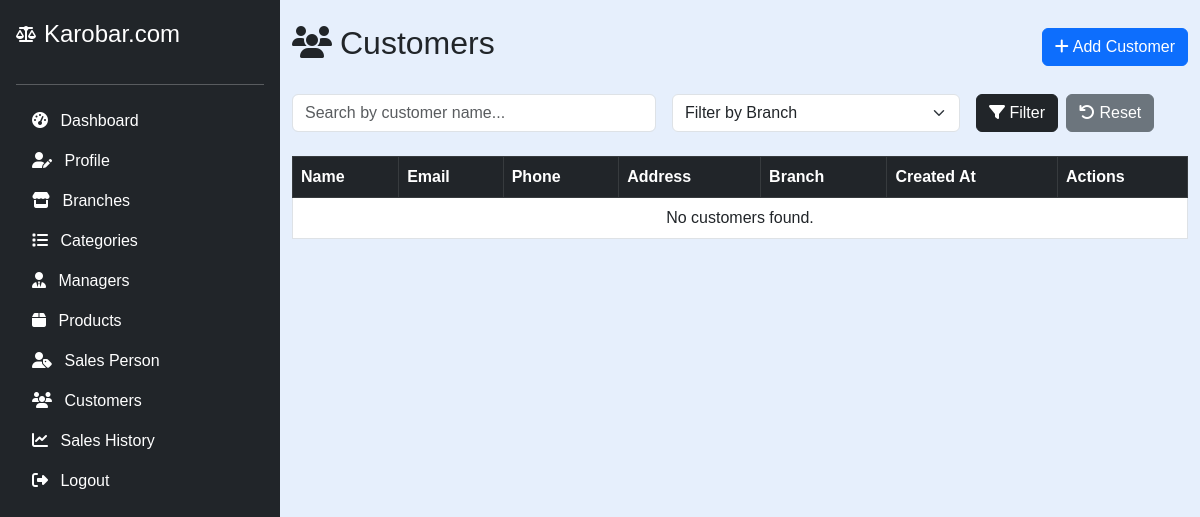
Before: /owner/customers.php (signed in) with the older database file.
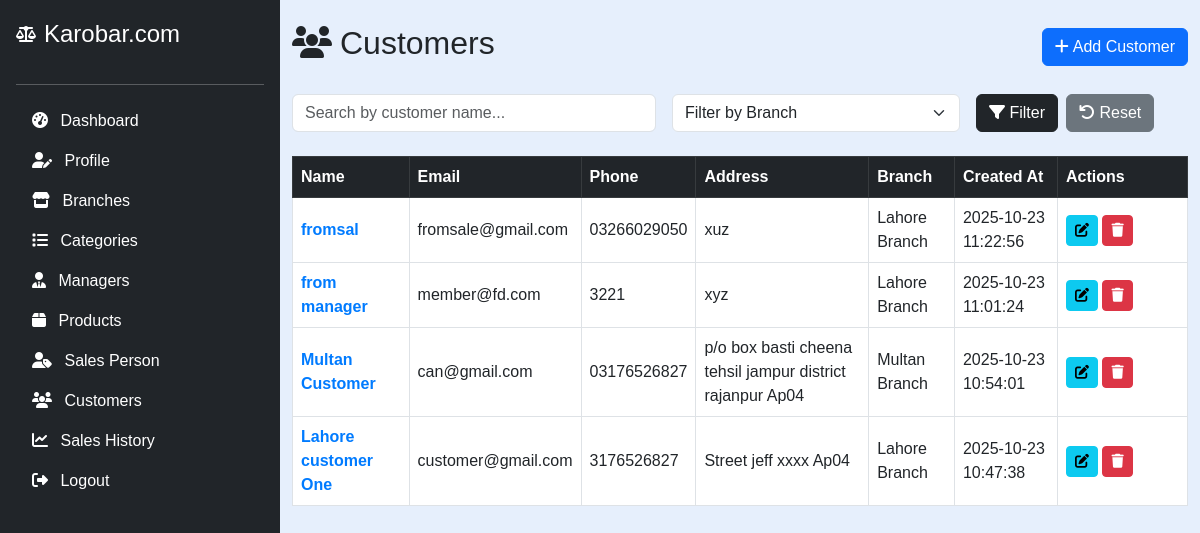
After: the same page with the newer database file.
### tables this page shows
CREATE TABLE `customers` (
  `id` int(11) NOT NULL,
  `name` varchar(100) NOT NULL,
  `email` varchar(100) NOT NULL,
  `phone_number` varchar(20) NOT NULL,
  `address` varchar(255) NOT NULL,
  `branch_id` int(11) DEFAULT NULL,
  `created_at` datetime DEFAULT current_timestamp()
);

CREATE TABLE `branches` (
  `id` int(11) NOT NULL,
  `owner_id` int(11) NOT NULL,
  `name` varchar(255) NOT NULL,
  `location` varchar(255) NOT NULL,
  `created_at` datetime DEFAULT current_timestamp()
);

### owner/customers.php (the view, shortened to what this page needs)
<?php
include('../config.php');
$owner_id = $_SESSION["id"];
$search_name = trim($_GET['search_name'] ?? '');
$sql = "
    SELECT c.id, c.name, c.email, c.phone_number, c.address, c.created_at, b.name AS branch_name, c.branch_id
    FROM customers c
    LEFT JOIN branches b ON c.branch_id = b.id
    WHERE b.owner_id = ?
";
$params = [$owner_id];
$types = "i";
$sql .= " ORDER BY c.created_at DESC";
$stmt = $conn->prepare($sql);
$stmt->bind_param($types, ...$params);
$stmt->execute();
$result = $stmt->get_result();
$customers = $result->fetch_all(MYSQLI_ASSOC);
?>
<!DOCTYPE html>
<html lang="en">
<head>
    <link href="https://cdn.jsdelivr.net/npm/bootstrap@5.3.0/dist/css/bootstrap.min.css" rel="stylesheet" />
    <link href="https://cdnjs.cloudflare.com/ajax/libs/font-awesome/6.4.0/css/all.min.css" rel="stylesheet" />
</head>
<body>
<?php include('sidebar.php'); ?>
<div class="container py-4">
    <div class="d-flex justify-content-between align-items-center mb-4">
        <h2><i class="fas fa-users me-2"></i>Customers</h2>
        <button class="btn btn-primary" data-bs-toggle="modal" data-bs-target="#customerModal" onclick="openCreateModal()">
            <i class="fas fa-plus me-1"></i>Add Customer
        </button>
    </div>
    <form class="row g-3 mb-4" method="get">
        <div class="col-md-5">
            <input type="text" name="search_name" class="form-control" placeholder="Search by customer name..." value="<?= htmlspecialchars($search_name) ?>">
        </div>
        <div class="col-md-4">
            <select name="branch_id" class="form-select">
                <option value="0">Filter by Branch</option>
            </select>
        </div>
        <div class="col-md-3 d-flex">
            <button type="submit" class="btn btn-dark me-2"><i class="fas fa-filter"></i> Filter</button>
            <a href="customers.php" class="btn btn-secondary"><i class="fas fa-undo"></i> Reset</a>
        </div>
    </form>
    <table class="table table-bordered table-hover align-middle">
        <thead class="table-dark">
            <tr>
                <th>Name</th>
                <th>Email</th>
                <th>Phone</th>
                <th>Address</th>
                <th>Branch</th>
                <th>Created At</th>
                <th style="width: 130px;">Actions</th>
            </tr>
        </thead>
        <tbody id="customersTableBody">
            <?php if (count($customers) === 0): ?>
                <tr><td colspan="7" class="text-center">No customers found.</td></tr>
            <?php else: ?>
                <?php foreach ($customers as $c): ?>
                    <tr data-id="<?= $c['id'] ?>">
                        <td class="cust-name">
                            <a href="owner_customer_khata.php?customer_id=<?= $c['id'] ?>" class="customer-name-link">
                                <?= htmlspecialchars($c['name']) ?>
                            </a>
                        </td>
                        <td class="cust-email"><?= htmlspecialchars($c['email']) ?></td>
                        <td class="cust-phone"><?= htmlspecialchars($c['phone_number']) ?></td>
                        <td class="cust-address"><?= htmlspecialchars($c['address']) ?></td>
                        <td class="cust-branch" data-branch-id="<?= $c['branch_id'] ?>"><?= htmlspecialchars($c['branch_name']) ?></td>
                        <td><?= htmlspecialchars($c['created_at']) ?></td>
                        <td>
                            <button class="btn btn-sm btn-info" onclick="openEditModal(<?= $c['id'] ?>)"><i class="fas fa-edit"></i></button>
                            <button class="btn btn-sm btn-danger" onclick="deleteCustomer(<?= $c['id'] ?>)"><i class="fas fa-trash"></i></button>
                        </td>
                    </tr>
                <?php endforeach; ?>
            <?php endif; ?>
        </tbody>
    </table>
</div>
</body>
</html>

Changed rows visible on the page:
added customers: name "fromsal", email "fromsale@gmail.com", phone_number "03266029050", address "xuz", branch.name "Lahore Branch", created_at "2025-10-23 11:22:56"
added customers: name "from manager", email "member@fd.com", phone_number "3221", address "xyz", branch.name "Lahore Branch", created_at "2025-10-23 11:01:24"
added customers: name "Multan Customer", email "can@gmail.com", phone_number "03176526827", address "p/o box basti cheena tehsil jampur district rajanpur Ap04", branch.name "Multan Branch", created_at "2025-10-23 10:54:01"
added customers: name "Lahore customer One", email "customer@gmail.com", phone_number "3176526827", address "Street jeff xxxx Ap04", branch.name "Lahore Branch", created_at "2025-10-23 10:47:38"
Other visible differences:
text no longer shown: "No customers found."
